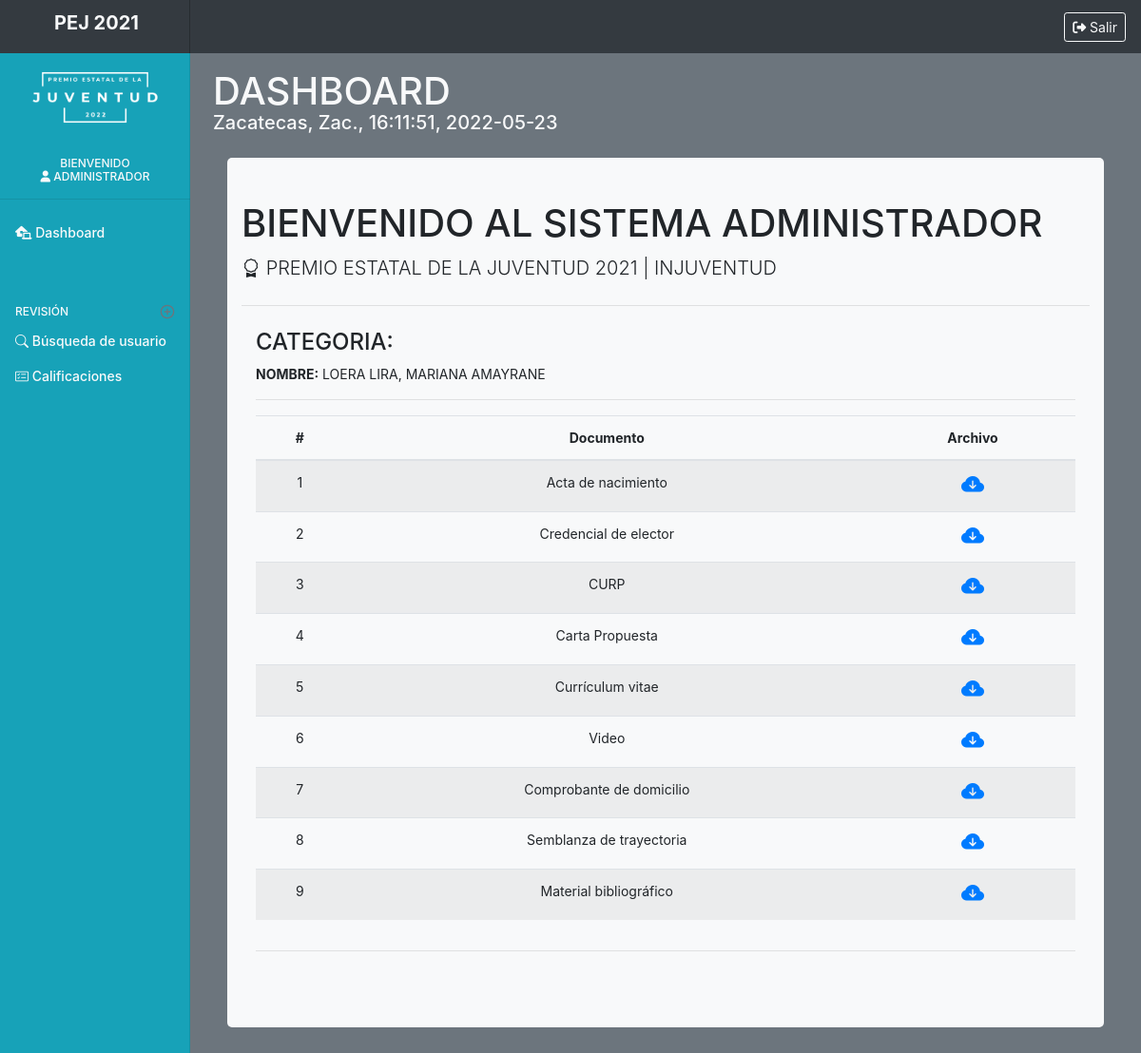
Screenshot of /administrador/documentos_generales.php?id=156 (signed in) with the database file from the repository.
### tables this page shows
CREATE TABLE IF NOT EXISTS `datos` (
  `id` int(11) NOT NULL,
  `id_ext` int(11) NOT NULL,
  `apellido` varchar(100) NOT NULL,
  `nombre` varchar(70) NOT NULL,
  `curp` varchar(20) NOT NULL,
  `tematica` int(11) NOT NULL,
  `telefono` varchar(30) NOT NULL,
  `email` varchar(72) DEFAULT NULL,
  `municipio` int(11) NOT NULL,
  `grado` int(11) NOT NULL,
  `edad` int(11) NOT NULL,
  `tipo_usr` int(11) NOT NULL,
  `validacion` int(11) DEFAULT NULL,
  `medal` int(11) DEFAULT NULL
);

CREATE TABLE IF NOT EXISTS `docs` (
  `id` int(11) NOT NULL,
  `id_ext` int(11) NOT NULL,
  `ruta` varchar(300) NOT NULL,
  `tipo_doc` int(11) NOT NULL,
  `validacion` int(11) NOT NULL,
  `observaciones` varchar(500) DEFAULT NULL,
  `fecha_agregado` datetime NOT NULL,
  `fecha_actualizado` datetime DEFAULT NULL
);

### administrador/documentos_generales.php (the view, shortened to what this page needs)
<?php
include('../dashboard/prcd/conn.php');
    $nombre = $_SESSION['nombre'];
?>
<!doctype html>
<html lang="es">
  <head>
    <link rel="stylesheet" href="https://cdn.jsdelivr.net/npm/bootstrap-icons@1.3.0/font/bootstrap-icons.css">
    <link href="../dashboard/css/bootstrap.css" rel="stylesheet">
    <link href="css/dashboard.css" rel="stylesheet">
  </head>
  <body>
    <nav class="navbar navbar-light sticky-top flex-md-nowrap p-0 bg-dark text-light">
        <a class="navbar-brand col-md-3 col-lg-2 mr-0 px-3 text-center" href="#">
    <h5 class="text-center display-7 text-light" style="margin-left:3px;"><b>PEJ 2021</b></h5>
    </a>
  <ul class="navbar-nav px-3">
    <li class="nav-item text-nowrap">
    <a class="btn btn-outline-light btn-sm" href="prcd/sort.php" role="button"><i class="fas fa-sign-out-alt"></i> Salir</a>
      </li>
  </ul>
</nav>
<div class="container-fluid">
  <div class="row">
    <nav id="sidebarMenu" class="col-md-3 col-lg-2 d-md-block bg-info sidebar collapse">
      <div class="sidebar-sticky pt-3">
        <ul class="navbar-nav px-3 text-center">
            <li class="align-middle">
                   <img src="../img/png_logo.png" width="81%" class="" alt="" loading="lazy">
            </li>
        </ul>
        <h6 class="sidebar-heading d-flex justify-content-center text-center align-items-center px-3 mt-4 mb-1 text-muted">
          <span class="text-light">
          Bienvenido<br><i class="fas fa-user"></i>
            <?php
              echo utf8_encode($nombre);
            ?>
          </span>
        </h6>
<hr>
        <ul class="nav flex-column">
           <li class="nav-item">
            <a class="nav-link active text-light" href="dashboard.php">
              <i class="fas fa-laptop-house"></i>
              Dashboard <span class="sr-only">(current)</span>
            </a>
          </li>
          <h6 class="sidebar-heading d-flex justify-content-between align-items-center px-3 mt-4 mb-1 text-muted">
            <span class="text-light">REVISIÓN</span>
            <a class="d-flex align-items-center text-muted" href="dashboard.php" aria-label="Add a new report">
              <span data-feather="plus-circle"></span>
            </a>
          </h6>
          <li class="nav-item">
            <a class="nav-link text-light" href="busqueda.php">
            <i class="bi bi-search"></i> Búsqueda de usuario
            </a>
          </li>
          <li class="nav-item">
            <a class="nav-link text-light" href="revision_calificaciones.php">
            <i class="bi bi-card-checklist"></i> Calificaciones
            </a>
          </li>
        </ul>
    </nav>
    <main role="main" class="col-md-9 ml-sm-auto col-lg-10 px-md-4 bg-secondary bg-gradient" style="background-color:; height:100%;">
      <div class="d-flex justify-content-between flex-wrap flex-md-nowrap align-items-center pt-3 mb-3 ">
        <h1 class="h1 text-light">DASHBOARD</h1>
      </div>
      <h5 class="text-light" style="margin-top:-27px"> <?php
                  $fecha_actual=strftime("%Y-%m-%d");
                  $hora_actual=strftime("%H:%M:%S");
                  echo 'Zacatecas, Zac., '.$hora_actual.', '. $fecha_actual;
              ?></h5>
    <div class="container-fluid ">
      <div class="jumbotron jumbotron-fluid " style="background-color:#f8f9fa; width:100%;border-radius:5px;  margin-top:25px; padding-top:45px;">
        <div class="container-fluid">
          <h1 class="h1">BIENVENIDO AL SISTEMA ADMINISTRADOR</h1>
          <p class="lead"><i class="bi bi-award"></i> PREMIO ESTATAL DE LA JUVENTUD 2021 | INJUVENTUD</p>
          <hr class="my-4">
        <div class="container-fluid">
        <div class="row row-cols-1 row-cols-md-1">
        <?php
            $id_consulta = $_REQUEST['id'];
            $sql_qwery = "SELECT * FROM docs WHERE id_ext = '$id_consulta'";
            $resultado_consulta= $conn->query($sql_qwery);
        ?>
        <div class="col mb-12">
        <p class=" h4">CATEGORIA: <?php
        ?></p>
        <?php
          $sql_usr = "SELECT * FROM datos WHERE id_ext = '$id_consulta'";
          $resultado_usr = $conn->query($sql_usr);
          $row_usr = $resultado_usr->fetch_assoc();
        ?>
        <p><strong>NOMBRE:</strong> <?php echo $row_usr['apellido'].', '; echo $row_usr['nombre']; ?></p>
            <table class="table table-hover text-center table-striped ">
            <thead>
            <tr>
                <th scope="col">#</th>
                <th scope="col">Documento</th>
                <th scope="col">Archivo</th>
              </tr>
            </thead>
            <tbody>
            <?php
            $y=0;
           while($resultado_qwery = $resultado_consulta->fetch_assoc()){
             $y++;
             echo '<tr>';
             echo '<td>'.$y.'</td>';
             if($resultado_qwery['tipo_doc']==1){
              echo '<td>Carta Propuesta</td>';
          }
          elseif($resultado_qwery['tipo_doc']==2){
              echo '<td>Currículum vitae</td>';
          }
          elseif($resultado_qwery['tipo_doc']==3){
              echo '<td>Semblanza de trayectoria</td>';
          }
          elseif($resultado_qwery['tipo_doc']==4){
              echo '<td>Acta de nacimiento</td>';
          }
          elseif($resultado_qwery['tipo_doc']==5){
              echo '<td>Credencial de elector</td>';
          }
          elseif($resultado_qwery['tipo_doc']==6){
              echo '<td>Comprobante de domicilio</td>';
          }
          elseif($resultado_qwery['tipo_doc']==7){
              echo '<td>CURP</td>';
          }
          elseif($resultado_qwery['tipo_doc']==8){
              echo '<td>Material bibliográfico</td>';
          }
          elseif($resultado_qwery['tipo_doc']==9){
              echo '<td>Video</td>';
          }
             echo '<td class="h4"><a href="../dashboard/'.$resultado_qwery['ruta'].'" target="_blank"><i class="bi bi-cloud-arrow-down-fill"></i></a></td>';
             echo '</tr>';
           }
            ?>
            </tbody>
              <hr>
          </table>
</div>
      </div>
      <hr>
      </div>
    </main>
  </div>
</div>
        <script src="css/dashboard.js"></script></body>
</html>

### dashboard/css/dashboard.css (style rules this page uses)
body { font-size: .875rem; background-color:#eaeef4; }
.feather { width: 16px; height: 16px; vertical-align: text-bottom; }
.sidebar { position: fixed; top: 0; bottom: 0; left: 0; z-index: 100; padding: 48px 0 0; box-shadow: inset -1px 0 0 rgba(0, 0, 0, .1); }
.sidebar-sticky { position: relative; top: 0; height: calc(100vh - 48px); padding-top: .5rem; overflow-x: hidden; overflow-y: auto; }
.sidebar .nav-link { font-weight: 500; color: #333; }
.sidebar .nav-link.active { color: #007bff; }
.sidebar-heading { font-size: .75rem; text-transform: uppercase; }
.navbar-brand { padding-top: .75rem; padding-bottom: .75rem; font-size: 1rem; box-shadow: inset -1px 0 0 rgba(0, 0, 0, .25); }

### administrador/documentos_generales.php (style rules this page uses)
@media (min-width: 768px) { body { background-color:gray; } }

### rows the page displays
datos: apellido "LOERA LIRA", nombre "MARIANA AMAYRANE"
docs: tipo_doc "Acta de nacimiento"
docs: tipo_doc "Credencial de elector"
docs: tipo_doc "CURP"
docs: tipo_doc "Carta Propuesta"
docs: tipo_doc "Currículum vitae"
docs: tipo_doc "Video"
docs: tipo_doc "Comprobante de domicilio"
docs: tipo_doc "Semblanza de trayectoria"
docs: tipo_doc "Material bibliográfico"

### other values shown
utf8_encode($nombre) "ADMINISTRADOR"
$hora_actual "16:11:51"
$fecha_actual "2022-05-23"
